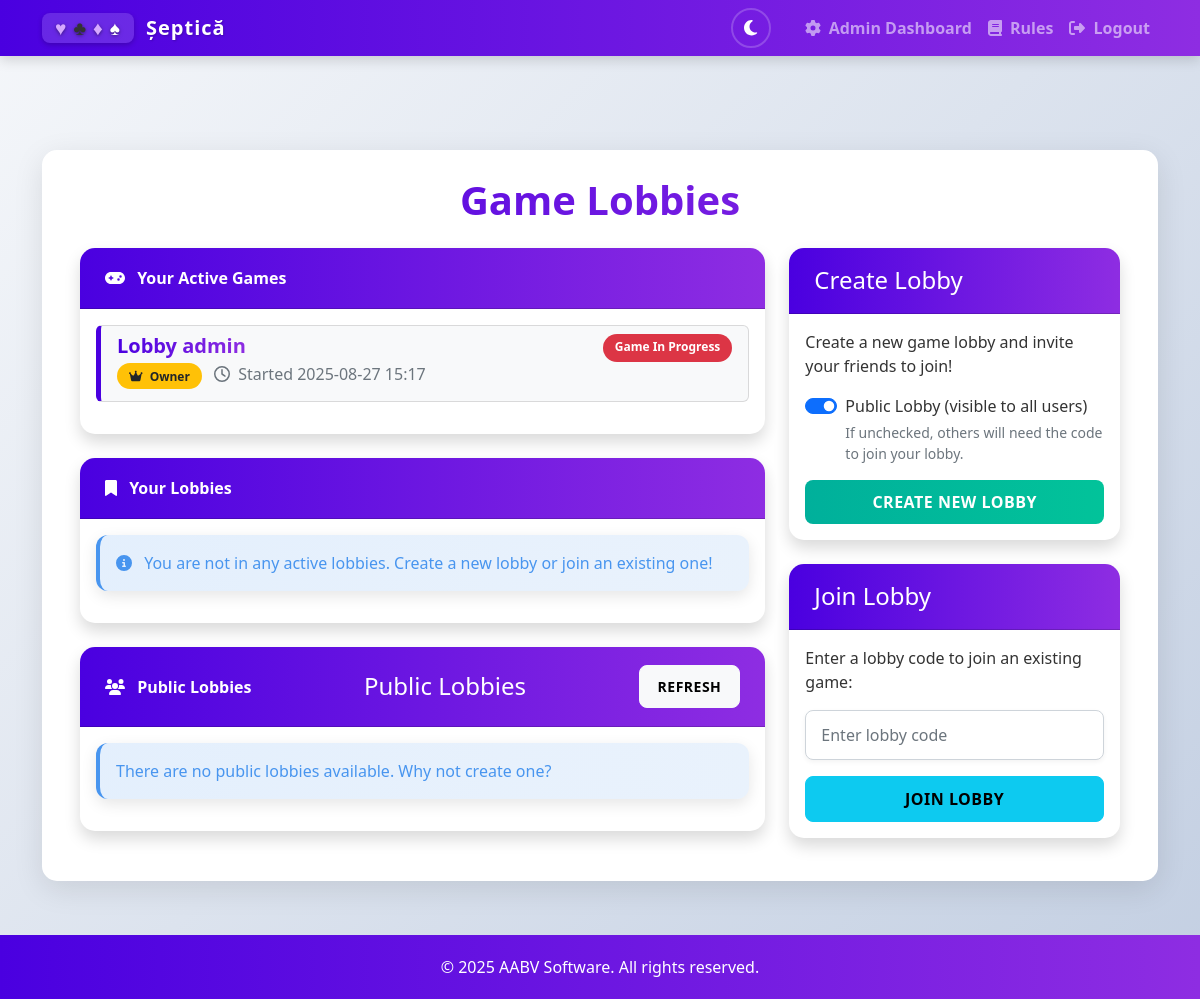
The page /lobbies (signed in) on the database its author committed.
### app.py (models this page shows, shortened)
class Lobby(db.Model):
    id = db.Column(db.Integer, primary_key=True)
    code = db.Column(db.String(6), unique=True, nullable=False)
    name = db.Column(db.String(100), nullable=True)  # New field for lobby name
    created_at = db.Column(db.DateTime, default=datetime.utcnow)
    is_active = db.Column(db.Boolean, default=True)
    is_public = db.Column(db.Boolean, default=True)
    game_started = db.Column(db.Boolean, default=False)  # New field to track if game has started
    owner_id = db.Column(db.Integer, db.ForeignKey('user.id'), nullable=False)
    team1_wins = db.Column(db.Integer, default=0)  # Team 1 wins in lobby
    team2_wins = db.Column(db.Integer, default=0)  # Team 2 wins in lobby
    total_games_played = db.Column(db.Integer, default=0)  # Total number of games played
    next_game_multiplier = db.Column(db.Integer, default=1)  # Points multiplier for next game
    owner = db.relationship('User', foreign_keys=[owner_id])
    players = db.relationship('LobbyPlayer', back_populates='lobby', cascade='all, delete-orphan')

### app.py (the view)
@application.route('/lobbies')
def lobbies():
    if 'username' not in session:
        flash('Please login first!', 'error')
        return redirect(url_for('login'))
    try:
        username = session['username']
        user = User.query.filter_by(username=username).first()
        if username in game_completion_messages:
            message_data = game_completion_messages[username]
            flash(message_data['message'], message_data['type'])
            del game_completion_messages[username]
        user_lobbies = []
        user_active_games = []
        for lobby_player in user.lobby_players:
            if lobby_player.lobby.is_active:
                if lobby_player.lobby.game_started:
                    user_active_games.append(lobby_player.lobby)
                else:
                    user_lobbies.append(lobby_player.lobby)
        public_lobbies = Lobby.query.filter_by(
            is_active=True,
            is_public=True,
            game_started=False
        ).all()
        public_lobbies = [lobby for lobby in public_lobbies if lobby not in user_lobbies]
        return render_template(
            'lobbies.html',
            user=user,
            user_lobbies=user_lobbies,
            public_lobbies=public_lobbies,
            user_active_games=user_active_games
        )
    except Exception as e:
        logger.error(f"Error accessing lobbies page: {e}")
        flash('An error occurred. Please try again.', 'error')
        return redirect(url_for('login'))

### app.py (called while the page is built)
@login_manager.user_loader
def load_user(user_id):
    return User.query.get(int(user_id))

### templates/lobbies.html (shortened to what this page needs)
{% extends "base.html" %}
{% block content %}
<div class="container animate-fade-in">
    <h1 class="page-title text-center mb-4">Game Lobbies</h1>
    <div class="row">
        <div class="col-lg-8">
            {% if user_active_games %}
            <div class="card shadow mb-4">
                <div class="card-header">
                    <i class="fas fa-gamepad me-2"></i> Your Active Games
                </div>
                <div class="card-body">
                    <div class="list-group">
                        {% for lobby in user_active_games %}
                            <a href="{{ url_for('game_page', lobby_code=lobby.code) }}" class="list-group-item list-group-item-action lobby-card mb-3 bg-light" data-lobby-code="{{ lobby.code }}">
                                <div class="d-flex w-100 justify-content-between">
                                    <h5 class="mb-1 fw-bold">{{ lobby.name or 'Game #' + lobby.code }}</h5>
                                    <span class="badge bg-danger">Game In Progress</span>
                                </div>
                                <p class="mb-1">
                                    {% if lobby.owner_id == user.id %}
                                        <span class="badge bg-warning text-dark">
                                            <i class="fas fa-crown me-1"></i> Owner
                                        </span>
                                    {% else %}
                                        <span class="badge bg-info">
                                            <i class="fas fa-user me-1"></i> Member
                                        </span>
                                    {% endif %}
                                    <span class="text-muted ms-2">
                                        <i class="far fa-clock me-1"></i> Started {{ lobby.created_at.strftime('%Y-%m-%d %H:%M') }}
                                    </span>
                                </p>
                            </a>
                        {% endfor %}
                    </div>
                </div>
            </div>
            {% endif %}
            <div class="card shadow mb-4">
                <div class="card-header">
                    <i class="fas fa-bookmark me-2"></i> Your Lobbies
                </div>
                <div class="card-body">
                    {% if user_lobbies %}
                        <div class="list-group">
                            {% for lobby in user_lobbies %}
                                <a href="{{ url_for('lobby_detail', lobby_code=lobby.code) }}" class="list-group-item list-group-item-action lobby-card mb-3" data-lobby-code="{{ lobby.code }}">
                                    <div class="d-flex w-100 justify-content-between">
                                        <h5 class="mb-1 fw-bold">{{ lobby.name or 'Lobby #' + lobby.code }}</h5>
                                        <span class="badge badge-primary">{{ lobby.player_count }} player(s)</span>
                                    </div>
                                    <p class="mb-1">
                                        {% if lobby.owner_id == user.id %}
                                            <span class="badge bg-warning text-dark">
                                                <i class="fas fa-crown me-1"></i> Owner
                                            </span>
                                        {% else %}
                                            <span class="badge bg-info">
                                                <i class="fas fa-user me-1"></i> Member
                                            </span>
                                        {% endif %}
                                        {% if lobby.is_public %}
                                            <span class="badge bg-success">
                                                <i class="fas fa-globe me-1"></i> Public
                                            </span>
                                        {% else %}
                                            <span class="badge bg-secondary">
                                                <i class="fas fa-lock me-1"></i> Private
                                            </span>
                                        {% endif %}
                                        <span class="text-muted ms-2">
                                            <i class="far fa-clock me-1"></i> Created {{ lobby.created_at.strftime('%Y-%m-%d %H:%M') }}
                                        </span>
                                    </p>
                                </a>
                            {% endfor %}
                        </div>
                        <div class="alert alert-warning mt-3">
                            <i class="fas fa-exclamation-triangle me-2"></i>
                            <strong>Note:</strong> You can only be in one lobby at a time. To join or create another lobby, leave your current one first.
                        </div>
                    {% else %}
                        <div class="alert alert-info">
                            <i class="fas fa-info-circle me-2"></i>
                            You are not in any active lobbies. Create a new lobby or join an existing one!
                        </div>
                    {% endif %}
                </div>
            </div>
            <div class="card shadow mb-4">
                <div class="card-header d-flex justify-content-between align-items-center">
                    <div>
                        <i class="fas fa-users me-2"></i> Public Lobbies
                    </div>
                    <h4 class="mb-0">Public Lobbies</h4>
                    <button id="refresh-lobbies" class="btn btn-light btn-sm">
                         Refresh
                    </button>
                </div>
                <div class="card-body" id="public-lobbies-container">
                    {% if public_lobbies %}
                        <div class="list-group">
                            {% for lobby in public_lobbies %}
                                <div class="list-group-item d-flex justify-content-between align-items-center" data-lobby-code="{{ lobby.code }}">
                                    <div>
                                        <h5 class="mb-1">{{ lobby.name or 'Lobby #' + lobby.code }}</h5>
                                        <p class="mb-1">
                                            Code: {{ lobby.code }}<br>
                                            Players: {{ lobby.player_count }}
                                            <br>
                                            Created: {{ lobby.created_at.strftime('%Y-%m-%d %H:%M') }}
                                        </p>
                                    </div>
                                    <form method="POST" action="{{ url_for('join_lobby') }}" class="ms-3">
                                        <input type="hidden" name="lobby_code" value="{{ lobby.code }}">
                                        <button type="submit" class="btn btn-sm btn-primary" {% if user_lobbies %}disabled title="Leave your current lobby first"{% endif %}>Join</button>
                                    </form>
                                </div>
                            {% endfor %}
                        </div>
                    {% else %}
                        <div class="alert alert-info">
                            There are no public lobbies available. Why not create one?
                        </div>
                    {% endif %}
                </div>
            </div>
        </div>
        <div class="col-lg-4">
            <div class="card shadow mb-4">
                <div class="card-header bg-success text-white">
                    <h4 class="mb-0">Create Lobby</h4>
                </div>
                <div class="card-body">
                    {% if user_lobbies %}
                        <div class="alert alert-warning">
                            <strong>You are already in a lobby.</strong>
                            <p>Please leave your current lobby before creating a new one.</p>
                            <a href="{{ url_for('lobby_detail', lobby_code=user_lobbies[0].code) }}" class="btn btn-primary">Go to Your Lobby</a>
                        </div>
                    {% else %}
                        <p>Create a new game lobby and invite your friends to join!</p>
                        <form method="POST" action="{{ url_for('create_lobby') }}">
                            <div class="form-check form-switch mb-3">
                                <input class="form-check-input" type="checkbox" id="is_public" name="is_public" checked>
                                <label class="form-check-label" for="is_public">
                                    Public Lobby (visible to all users)
                                </label>
                                <div class="form-text">
                                    If unchecked, others will need the code to join your lobby.
                                </div>
                            </div>
                            <div class="d-grid">
                                <button type="submit" class="btn btn-success">Create New Lobby</button>
                            </div>
                        </form>
                    {% endif %}
                </div>
            </div>
            <div class="card shadow">
                <div class="card-header bg-info text-white">
                    <h4 class="mb-0">Join Lobby</h4>
                </div>
                <div class="card-body">
                    {% if user_lobbies %}
                        <div class="alert alert-warning">
                            <strong>You are already in a lobby.</strong>
                            <p>Please leave your current lobby before joining a new one.</p>
                            <a href="{{ url_for('lobby_detail', lobby_code=user_lobbies[0].code) }}" class="btn btn-primary">Go to Your Lobby</a>
                        </div>
                    {% else %}
                        <p>Enter a lobby code to join an existing game:</p>
                        <form method="POST" action="{{ url_for('join_lobby') }}">
                            <div class="mb-3">
                                <input type="text" class="form-control" id="lobby_code" name="lobby_code" placeholder="Enter lobby code" required>
                            </div>
                            <div class="d-grid">
                                <button type="submit" class="btn btn-info">Join Lobby</button>
                            </div>
                        </form>
                    {% endif %}
                </div>
            </div>
        </div>
    </div>
</div>
{% endblock %}

### static/css/style.css (style rules this page uses)
:root { --primary-color: #4a00e0; --primary-color-rgb: 74, 0, 224; --secondary-color: #8e2de2; --secondary-color-rgb: 142, 45, 226; --accent-color: #ff6b6b; --light-accent: #ffb347; --success-color: #02c39a; --danger-color: #e63946; --warning-color: #f9c74f; --light-bg: #f0f2f5; --card-color: #ffffff; --text-color: #333333; --text-light: #6c757d; --body-bg: linear-gradient(135deg, #f5f7fa 0%, #c3cfe2 100%); --navbar-bg: linear-gradient(90deg, var(--primary-color), var(--secondary-color)); --footer-bg: rgba(255, 255, 255, 0.9); --footer-text: #6c757d; --input-bg: #fff; --input-border: #ced4da; --hearts: #e74c3c; --diamonds: #e67e22; --clubs: #2c3e50; --spades: #34495e; --card-border: #ddd; --card-shadow: rgba(0, 0, 0, 0.1); }
html { background: var(--body-bg); }
body { background: var(--body-bg); font-family: 'Segoe UI', Tahoma, Geneva, Verdana, sans-serif; color: var(--text-color); transition: background 0.3s ease, color 0.3s ease; padding-top: 56px; }
.card { border: none; border-radius: 15px; overflow: hidden; transition: transform 0.3s, box-shadow 0.3s; background: var(--card-color); box-shadow: 0 5px 15px rgba(0, 0, 0, 0.08); }
.card-header { padding: 18px 25px; background: linear-gradient(90deg, var(--primary-color), var(--secondary-color)); color: white; font-weight: 600; }
.btn { border-radius: 8px; padding: 10px 18px; font-weight: 600; transition: all 0.3s; text-transform: uppercase; letter-spacing: 0.5px; }
.btn-success { background: linear-gradient(90deg, #00b09b, var(--success-color)); border: none; }
.alert { border-radius: 12px; border: none; box-shadow: 0 5px 15px var(--card-shadow); }
.alert-info { background: linear-gradient(90deg, rgba(72, 149, 239, 0.15), rgba(108, 167, 236, 0.15)); color: #4895ef; border-left: 4px solid #4895ef; }
.form-control { border-radius: 8px; padding: 12px 15px; border: 1px solid var(--input-border); box-shadow: 0 2px 5px rgba(0, 0, 0, 0.05); transition: all 0.3s; background-color: var(--input-bg); color: var(--text-color); }
.lobby-card { border-left: 5px solid var(--primary-color); background: var(--card-color); transition: background 0.3s ease, border-color 0.3s ease; }
.page-title { background: linear-gradient(90deg, var(--primary-color), var(--secondary-color)); background-clip: text; -webkit-background-clip: text; -webkit-text-fill-color: transparent; font-weight: 700; margin-bottom: 20px; }
.animate-fade-in { animation: fadeIn 0.5s ease-out forwards; }
.badge { padding: 7px 12px; border-radius: 50px; font-weight: 600; }

### rows shown on the page
Lobby: name "Lobby admin", shows "Owner", created_at "2025-08-27 15:17"
